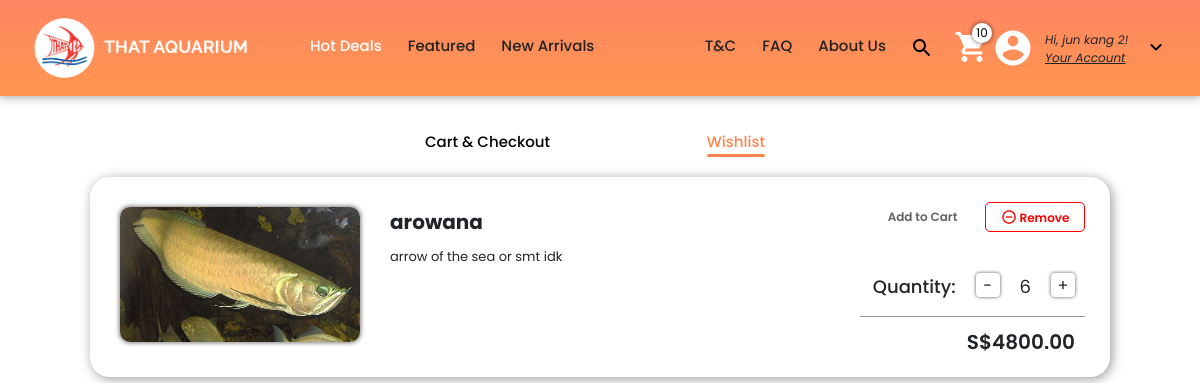
The app's page /wishlist/ (signed in), older data.
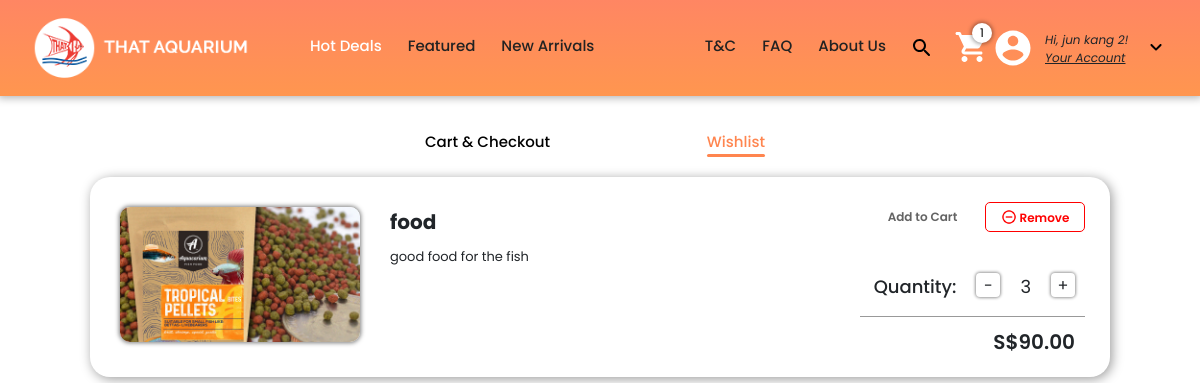
The same page, newer data.
### store/models.py (models this page shows, shortened)
class WishlistItem(models.Model):
    product = models.ForeignKey(Product,on_delete=models.SET_NULL,null=True,blank=True)
    order = models.ForeignKey(Wishlist,on_delete=models.SET_NULL,null=True,blank=True)
    quantity = models.IntegerField(default=0)
    date_added = models.DateTimeField(auto_now_add=True)
    @property
    def get_total(self):
        total = self.product.price * self.quantity
        return total

class Product(models.Model):
    display = [
        ('H', 'Hot deals'),
        ('F', 'Featured'),
        ('N', 'New Arrivals'),
        ('B', 'Blocked'), #hidden from every where but exists in the database
        ('D', 'Database'),#this means it will be avaliable in the search but not in the other fields
    ]
    product_name = models.CharField(max_length=150,default="product")
    product_type = models.CharField(max_length=100,default="accessory")
    product_class = models.CharField(max_length=100,default="class")
    product_category = models.CharField(max_length=100,default="parts")
    price = models.DecimalField(decimal_places=2,max_digits=9)
    image = models.ImageField(null=True,blank=True)
    quantity = models.IntegerField(default=0)
    description = models.TextField(default="Description")
    display_type = models.CharField(max_length=1,choices=display,default='D')
    @property
    def imageURL(self):
            try:
                url = self.image.url
            except:
                url = ''
            return url

### store/views.py (the view)
# urls.py: path('wishlist/', views.wishlist, name="wishlist"),
@login_required(login_url="login")
def wishlist(request):
    items, CartTotal = WishlistData(request)
    cartItem = cartItemData(request)
    context = {"cartItems": cartItem,"items":items,"CartTotal":CartTotal}
    return render(request,'home_page/wishlist.html',context)

### store/models.py (called while the page is built)
    @property
    def get_cart_items(self):
        orderitem = self.orderitem_set.all()
        total = sum([item.quantity for item in orderitem])
        return total

### store/utils.py (called while the page is built)
def WishlistData(request):
    if request.user.is_authenticated:
        customer = request.user
        wishlist,created = Wishlist.objects.get_or_create(customer=customer)
        items = wishlist.wishlistitem_set.all()
        CartTotal = 0
        for item in items:
            CartTotal += item.get_total
    return [ items, CartTotal]

def cartItemData(request):
    if request.user.is_authenticated:
        customer = request.user
        order, created = Order.objects.get_or_create(customer=customer)
        cartItem = order.get_cart_items
    else:
        cartItem,items = CookieCart(request)
    return cartItem

### store/templates/home_page/wishlist.html (shortened to what this page needs)
{% extends 'home_page/main.html' %}
{% load static %}
{% block content %}
    <link href = "{% static 'css/cart.css' %}" rel = "stylesheet" type = "text/css">
    <link href = "{% static 'css/wishlist.css' %}" rel = "stylesheet" type = "text/css">
    <div class = "subheader mx-auto">
        <a href = "{% url 'cart' %}" class = "cart navbar-text-item-normal navbar-text-item-normal-orange">
            Cart & Checkout
        </a>
        <a href = "{% url 'wishlist' %}" class = "wishlist navbar-text-item-current navbar-text-item-current-orange">
            Wishlist
            <div class = "hover-underline hover-underline-orange"></div>
        </a>
    </div>
    <div class = "cart-body mx-auto">
        <div class = "cart-region">
            {% if items|length != 0 %}
                {% for item in items %}
                    <div class = "cart-item">
                        <img src='{{ item.product.imageURL }}' class = "item-images">
                        <div class = "item-text">
                            <p class = "item-name">{{ item.product.product_name }}</p>
                            <p class = "item-description">{{ item.product.description }}</p>
                        </div>
                        <div class = "item-right-side-elements">
                            <div class = "cart-buttons">
                                <button class = "save-later update-cart" data-action="c" data-product={{ item.product.id }} data-qty={{ item.quantity }}>Add to Cart</button>
                                <button class = "btn update-cart remove-from-cart" data-action="deletew" data-product={{ item.product.id }}>
                                    <img src = "{% static 'images/Checkout/remove_circle_outline-24px.png' %}" class = "remove-image">
                                    Remove
                                </button>
                            </div>
                            <div class = "item-right-side-bottom-elements">
                                <div class = "quantities">
                                    <p class = "quantity-text">Quantity:</p>
                                    <button  data-product={{ item.product.id }} data-action="removew" class="btn update-cart change-quantity change-quantity-minus">-</button>
                                    <p class = "item-quantity">{{ item.quantity }}</p>
                                    <button  data-product={{ item.product.id }} data-action="addw" class="btn update-cart change-quantity change-quantity-add">+</button>
                                </div>
                                <div class = "divider"></div>
                                <p class = "item-total">S${{ item.get_total }}</p>
                            </div>
                        </div>
                    </div>
                {% endfor %}
            {% else %}
                <p class = "no-items">There's nothing in your wishlist right now. Browse our shop and add some stuff!</p>
            {% endif %}
        </div>
    </div>
{% endblock content %}

### store/templates/home_page/main.html (shortened to what this page needs)
{% load static %}
<html lang="en">
    <head>
        <link rel="stylesheet" href="https://stackpath.bootstrapcdn.com/bootstrap/4.4.1/css/bootstrap.min.css">
        <link rel="stylesheet" href="{% static 'css/main.css' %}" type = "text/css">
    </head>
    <body>
        <nav class="navbar navbar-expand-lg navbar-dark navbar-background">
            <a class="navbar-brand logo-a" href="{% url 'front_page' %}">
                <img id = "logo" src="{% static 'images/Shared/Logo-final.png' %}">
            </a>
            <div class="collapse navbar-collapse" id="navbarSupportedContent">
                <ul class="navbar-nav mr-auto">
                    <li class="nav-item">
                        <a class="nav-link navbar-text-item-current" id = "hot-deals" href="{% url 'hot'%}">
                            Hot Deals
                        </a>
                    </li>
                    <li class="nav-item">
                        <a class="nav-link navbar-text-item-normal" id = "featured" href="{% url 'featured'%}">
                            Featured
                        </a>
                    </li>
                    <li class="nav-item">
                        <a class="nav-link navbar-text-item-normal" id = "new-arrivals" href="{% url 'new'%}">
                            New Arrivals
                        </a>
                    </li>
                </ul>
                <div class="ml-auto">
                    <ul class="navbar-nav mr-auto">
                        <li class="nav-item">
                            <a class="nav-link navbar-text-item-normal" id = "t-and-c" href="{% url 'terms'%}">
                                T&C
                            </a>
                        </li>
                        <li class="nav-item">
                            <a class="nav-link navbar-text-item-normal" id = "faq" href="{% url 'FAQ'%}">
                                FAQ
                            </a>
                        </li>
                        <li class="nav-item">
                            <a class="nav-link navbar-text-item-normal" id = "about-us" href="{% url 'about'%}">
                                About Us
                            </a>
                        </li>
                    </ul>
                </div>
            </div>
            <div class = "search-and-cart">
                <div>
                    <button class="submit-button" type="submit">
                        <img src = "{% static 'images/Shared/search-24px.svg' %}">
                    </button>
                </div>
                <a href="{% url 'cart' %}" class = "right-of-search-bar cart">
                    <p class = "cart-items-counter">{{ cartItems }}</p>
                    <img src="{% static 'images/Home Page/cart.svg' %}" class = "nav-images cart-image">
                </a>
            </div>
            <div class = "account-back">
                <div class = "account-top">
                    <div>
                        <a href="{% url 'account' %}" class = "account">
                            <img src="{% static 'images/Home Page/account_circle-24px.svg' %}" class = "nav-images right-of-search-bar account-image">
                        </a>
                    </div>
                    <div class = "account-text">
                        {% if not request.user.is_authenticated %}
                            <p class = "account-line-1 account-line"><i>Hi, Guest!</i></p>
                            <p class = "account-line-2 account-line"><u><i>Login/Signup</i></u></p>
                        {% else %}
                            <p class = "account-line-1 account-line"><i>Hi, {{ request.user.first_name }}!</i></p>
                            <p class = "account-line-2 account-line"><u><i>Your Account</i></u></p>
                        {% endif %}
                    </div>
                    <img src = "{% static 'images/Shared/expand_more-24px.svg' %}" class = "dropdown">
                </div>
            </div>
        </nav>
        {% block content %}
        {% endblock content %}
    </body>
</html>

Row changes from the older to the newer data that the page shows:
removed WishlistItem: product.imageURL (picture), product.product_name "arowana", product.description "arrow of the sea or smt idk", quantity "6", get_total "4800.00"
added WishlistItem: product.imageURL (picture), product.product_name "food", product.description "good food for the fish", quantity "3", get_total "90.00"
Text that changed along with them:
{{ cartItems }}: "10" → "1"
